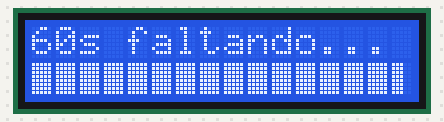
Bench run of a sketch on a simulated Arduino Uno, built with avr-gcc and run on an emulated ATmega328P. Parts: 16×2 character LCD.

Above: at 0.23 s.
At 4.8 s:
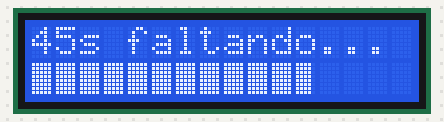
At 9.37 s:
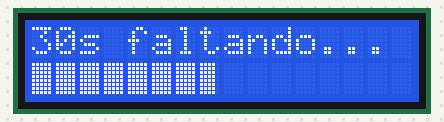
At 13.93 s:
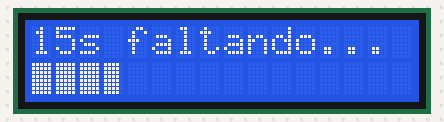
At 18.5 s:
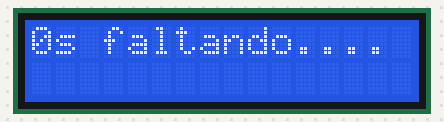
At 39.78 s:
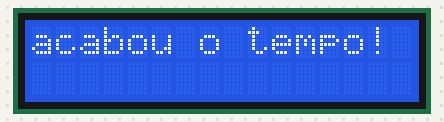

The sketch:

countdown_xadrez.ino
```cpp
#include <LiquidCrystal.h>

LiquidCrystal lcd(12, 11, 5, 4, 3, 2);

int tempo = 60;
int minutos = 4;
int segundos = 59;
char comando;

byte r0[8] = {
  B00000,
  B00000,
  B00000,
  B00000,
  B00000,
  B00000,
  B00000,
  B00000
}; // 0 / 5
byte r1[8] = {
  B10000,
  B10000,
  B10000,
  B10000,
  B10000,
  B10000,
  B10000,
  B10000
}; // 1 / 5
byte r2[8] = {
  B11000,
  B11000,
  B11000,
  B11000,
  B11000,
  B11000,
  B11000,
  B11000
}; // 2 / 5
byte r3[8] = {
  B11100,
  B11100,
  B11100,
  B11100,
  B11100,
  B11100,
  B11100,
  B11100
}; // 3 / 5
byte r4[8] = {
  B11110,
  B11110,
  B11110,
  B11110,
  B11110,
  B11110,
  B11110,
  B11110
}; // 4 / 5
byte r5[8] = {
  B11111,
  B11111,
  B11111,
  B11111,
  B11111,
  B11111,
  B11111,
  B11111
}; // 5 / 5

void draw_bargraph(byte percent) {
  byte i, cp, cl;

  lcd.setCursor(0, 0);
  lcd.print(tempo);
  lcd.print("s faltando...");
  //TODO
  //lcd.print(minutos);
  //lcd.print(":");
  //lcd.print(segundos);
  //lcd.print("s");

  lcd.setCursor(0, 1);

  percent = map(percent, 39, 100, 0, 80);

  cp = percent / 5;
  cl = percent % 5;

  for(i = 0; i < cp; ++i)
    lcd.write(5);

  lcd.write(cl);

  for(i = 0; i < 16 - (cp + (cl ? 1 : 0)); ++i)
    lcd.write((uint8_t)0);
}

void setup(){
  lcd.createChar(0, r0);
  lcd.createChar(1, r1);
  lcd.createChar(2, r2);
  lcd.createChar(3, r3);
  lcd.createChar(4, r4);
  lcd.createChar(5, r5);

  lcd.begin(16, 2);
  lcd.clear();

  Serial.begin(9600);

  draw_bargraph(0);
}

int blinkfim = 1;

void loop(){
  comando = Serial.read();
  static byte percent = 100;

  byte changed = true;

  if(tempo >= 0){
    percent--;
    if(changed) {
      draw_bargraph(percent);
      delay(100);
    }
    tempo--;
  }else{
    lcd.setCursor(0, 0);
    if(blinkfim == 1){
      blinkfim = 0;
      lcd.print("acabou o tempo!");
    }else{
      blinkfim = 1;
      lcd.clear();
    }
    if(comando == 'x'){
      tempo = 60;
      percent = 100;
    }
  }
  delay(200);
}
```
